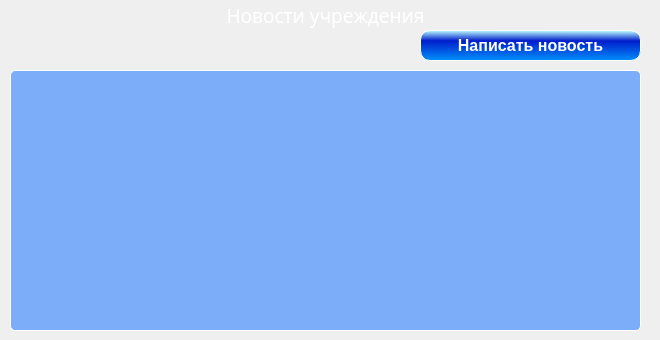
    <widget class="QWidget" name="page">
     <widget class="QListWidget" name="lwNews">
      <property name="geometry">
       <rect>
        <x>10</x>
        <y>70</y>
        <width>631</width>
        <height>261</height>
       </rect>
      </property>
      <property name="font">
       <font>
        <family>Times New Roman</family>
        <pointsize>18</pointsize>
        <weight>75</weight>
        <bold>true</bold>
       </font>
      </property>
      <property name="styleSheet">
       <string notr="true">QWidget {
	background-color: rgba(23, 115, 255, 137);
	color:rgb(255, 255, 255);
	border-width: 1px;
	border-color: rgb(255, 255, 255);
     border-style: solid;
     border-radius: 5px;
}</string>
      </property>
      <property name="iconSize">
       <size>
        <width>32</width>
        <height>32</height>
       </size>
      </property>
     </widget>
     <widget class="QLabel" name="label_16">
      <property name="geometry">
       <rect>
        <x>0</x>
        <y>0</y>
        <width>651</width>
        <height>31</height>
       </rect>
      </property>
      <property name="font">
       <font>
        <family>Arial Black</family>
        <pointsize>14</pointsize>
       </font>
      </property>
      <property name="text">
       <string>&lt;html&gt;&lt;head/&gt;&lt;body&gt;&lt;p&gt;&lt;span style=&quot; color:#ffffff;&quot;&gt;Новости учреждения&lt;/span&gt;&lt;/p&gt;&lt;/body&gt;&lt;/html&gt;</string>
      </property>
      <property name="alignment">
       <set>Qt::AlignCenter</set>
      </property>
     </widget>
     <widget class="QPushButton" name="pbCreateNews">
      <property name="geometry">
       <rect>
        <x>420</x>
        <y>30</y>
        <width>221</width>
        <height>31</height>
       </rect>
      </property>
      <property name="font">
       <font>
        <family>Arial</family>
        <pointsize>12</pointsize>
        <weight>75</weight>
        <bold>true</bold>
       </font>
      </property>
      <property name="styleSheet">
       <string notr="true">QPushButton {
	background-color:qlineargradient(spread:reflect, x1:0.515, y1:1, x2:0.528, y2:0, stop:0 rgba(0, 143, 250, 255), stop:0.655502 rgba(0, 29, 203, 255), stop:1 rgba(190, 255, 255, 255));
	color:rgb(255, 255, 255);
	border-width: 1px;
     border-style: solid;
     border-radius: 10px;
	min-width: 80px;
}

QPushButton:hover {
    background-color:qlineargradient(spread:reflect, x1:0.515, y1:1, x2:0.528, y2:0, stop:0 rgba(0, 143, 250, 255), stop:0.655502 rgba(82, 100, 203, 255), stop:1 rgba(190, 255, 255, 255));
}

QPushButton:pressed {
    background-color:qlineargradient(spread:reflect, x1:0.515, y1:1, x2:0.528, y2:0, stop:0 rgba(0, 143, 250, 255), stop:0.596154 rgba(85, 250, 255, 255), stop:1 rgba(190, 255, 255, 255));
}</string>
      </property>
      <property name="text">
       <string>Написать новость</string>
      </property>
      <property name="icon">
       <iconset>
        <normaloff>images/news.ico</normaloff>images/news.ico</iconset>
      </property>
      <property name="iconSize">
       <size>
        <width>20</width>
        <height>20</height>
       </size>
      </property>
     </widget>
    </widget>
